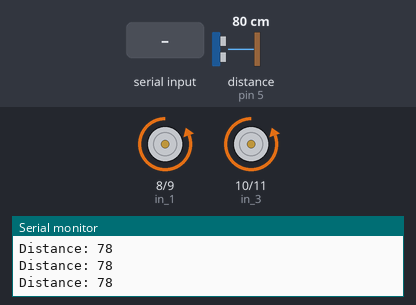
Simulated run of this sketch. Board: Arduino Uno, built with avr-gcc and run on an emulated ATmega328P. Parts: motor-driver pin pairs drawn as motors (green arrow = first pin HIGH = forward, orange = second pin HIGH = backward, longer = more drive), the last lines printed to the serial monitor. Wiring (inferred from the names in the program): ultrasonic range finder: trigger pin 6; echo pin 5. Inputs (shaded band) come from the test bench; at power-on: distance to the obstacle (sensor on pin 5) 80 cm. The echo pulse lasts 58.3 µs per cm.

Above: at 1.2 s.
1.3 s: distance to the obstacle (sensor on pin 5) set to 36 cm
2.8 s: distance to the obstacle (sensor on pin 5) set to 29 cm
At 3.9 s:
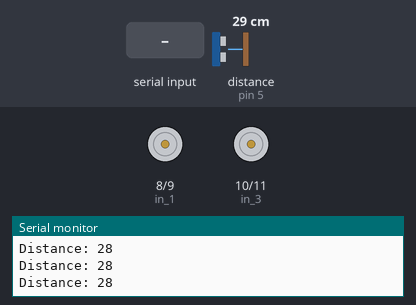
4.3 s: distance to the obstacle (sensor on pin 5) set to 250 cm
At 5.1 s:
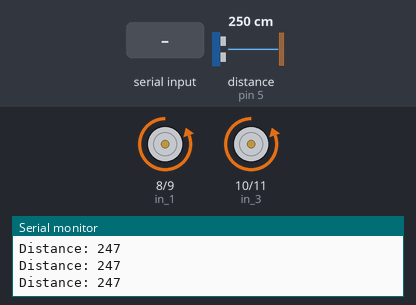
5.8 s: distance to the obstacle (sensor on pin 5) set to 2 cm
At 7.0 s:
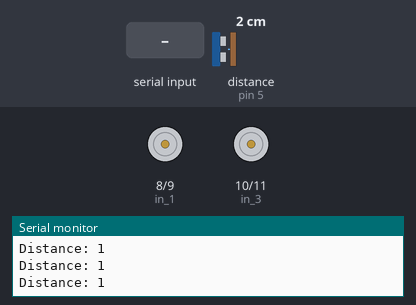
7.3 s: "2\n" received over Serial
At 8.0 s:
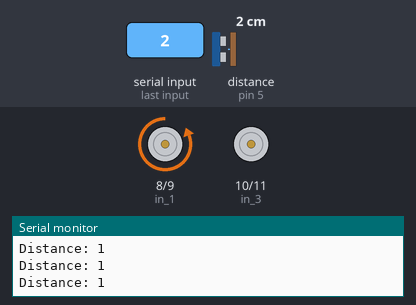
10.3 s: "3\n" received over Serial
At 11.3 s:
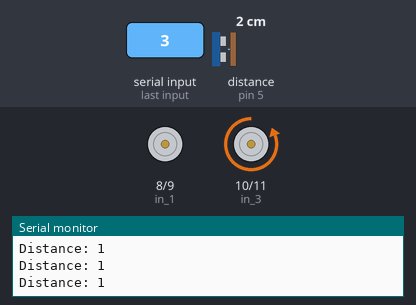
Timing chart, 0 to 13.8 s (numbered marks = the images above; inputs shaded):
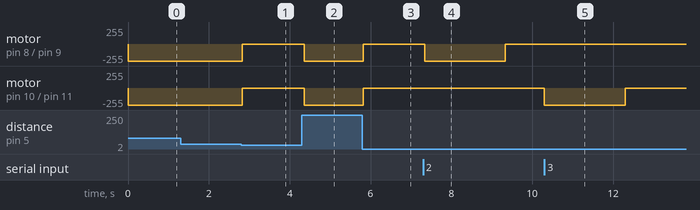

Measured:
- the behaviour switches between 32 and 31 cm on distance to the obstacle (sensor on pin 5) (found by bisection; images 0 and 1)
- after the input at 2.8 s, motor on pin 8 (in_1) / pin 9 (in_2), motor on pin 10 (in_3) / pin 11 (in_4): backward 255/255 → stopped at once
- after the input at 4.3 s, motor on pin 8 (in_1) / pin 9 (in_2), motor on pin 10 (in_3) / pin 11 (in_4): stopped → backward 255/255 after 0.05 s
- after the input at 5.8 s, motor on pin 8 (in_1) / pin 9 (in_2), motor on pin 10 (in_3) / pin 11 (in_4): backward 255/255 → stopped at once
- after the input at 7.3 s, motor on pin 8 (in_1) / pin 9 (in_2): stopped → backward 255/255 at once, → stopped 2.0 s later
- after the input at 10.3 s, motor on pin 10 (in_3) / pin 11 (in_4): stopped → backward 255/255 at once, → stopped 2.0 s later

The sketch:

stop_move_image_red_green.ino
```cpp
const int in_1 = 8 ; //ccw
const int in_2 = 9 ; //left motor
const int in_3 = 10; //ccw
const int in_4 = 11; //right motor
const int trigPin = 6;
const int echoPin = 5;

// defines variables
long duration;
int distance;

void setup() {
 Serial.begin(9600);
 pinMode(trigPin, OUTPUT); // Sets the trigPin as an Output
 pinMode(echoPin, INPUT); // Sets the echoPin as an Input
 pinMode(in_1,OUTPUT); //Logic pins are also set as output
 pinMode(in_2,OUTPUT);
 pinMode(in_3,OUTPUT);
 pinMode(in_4,OUTPUT);
}

void loop() {
  distance_check();
}


void distance_check(){
 // Clears the trigPin
digitalWrite(trigPin, LOW);
delayMicroseconds(2);

// Sets the trigPin on HIGH state for 10 micro seconds
digitalWrite(trigPin, HIGH);
delayMicroseconds(10);
digitalWrite(trigPin, LOW);

// Reads the echoPin, returns the sound wave travel time in microseconds
duration = pulseIn(echoPin, HIGH);

// Calculating the distance
distance= duration*0.034/2;

// Prints the distance on the Serial Monitor
Serial.print("Distance: ");
Serial.println(distance);

if (distance<= 30){
  Stop();
  marker();
  }

  else{
    Forward();
    }

  }


void marker(){
    if (Serial.available()){
    String payload = Serial.readStringUntil('\r\n');
    int cmd = payload.toInt();

    if (cmd == 2){
        digitalWrite(in_1,LOW);
        digitalWrite(in_2,HIGH);
        digitalWrite(in_3,LOW);
        digitalWrite(in_4,LOW);
        delay(2000);

    }
    if (cmd == 3){
        digitalWrite(in_1,LOW);
        digitalWrite(in_2,LOW);
        digitalWrite(in_3,LOW);
        digitalWrite(in_4,HIGH);
        delay(2000);

    }
  }

  }

  void Forward(){

  digitalWrite(in_1,LOW);
  digitalWrite(in_2,HIGH);
  digitalWrite(in_3,LOW);
  digitalWrite(in_4,HIGH);


  }


  void Stop()
{
  //stopping the motor
   digitalWrite(in_1,LOW);
   digitalWrite(in_2,LOW);
   digitalWrite(in_3,LOW);
   digitalWrite(in_4,LOW);

   delay(50);
  }
```
